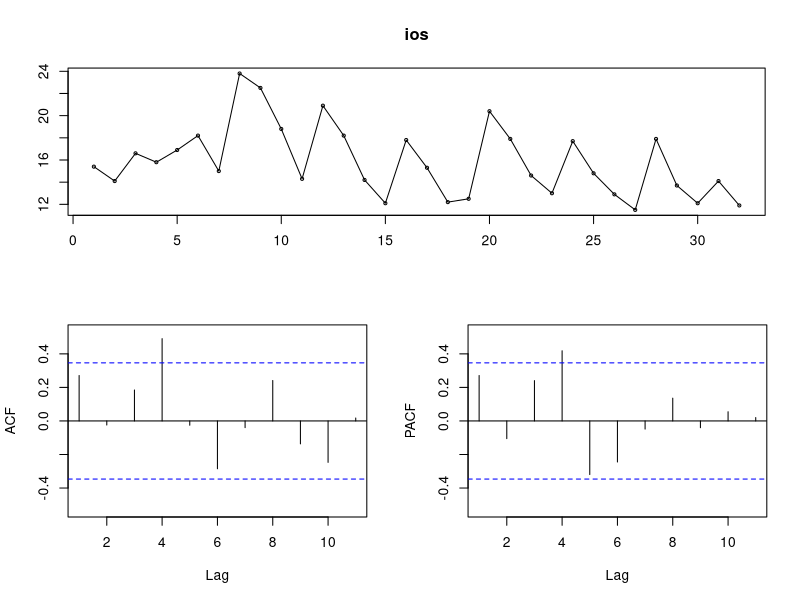
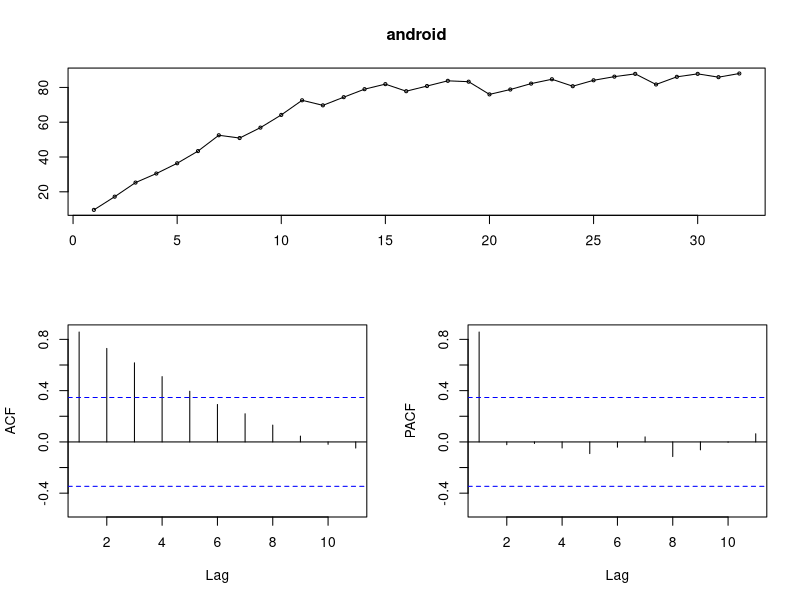
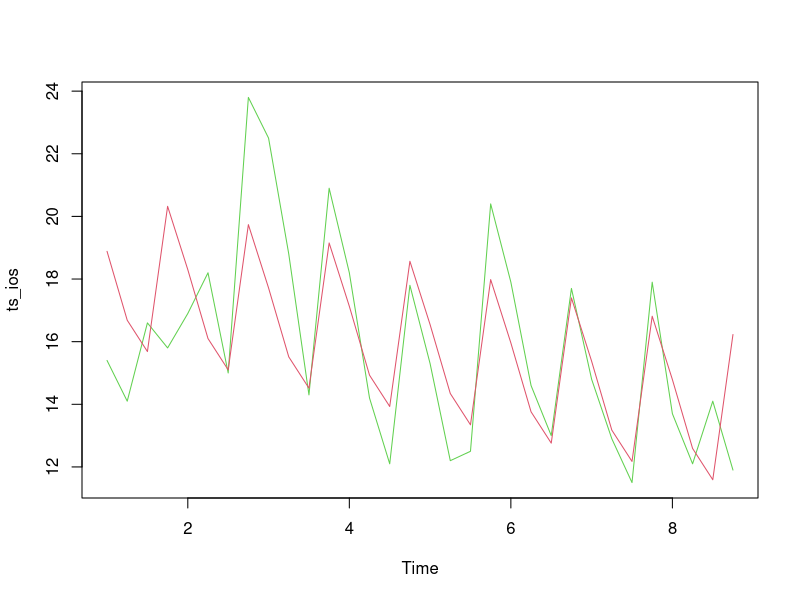
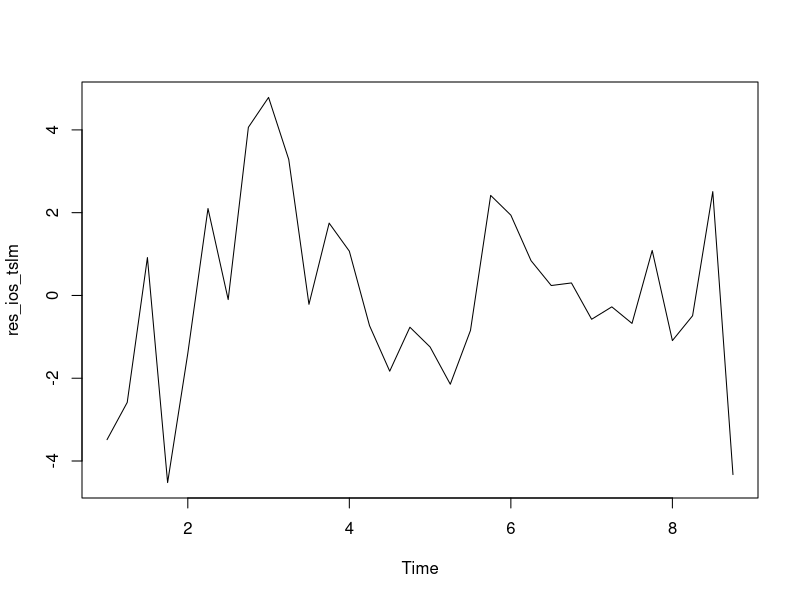
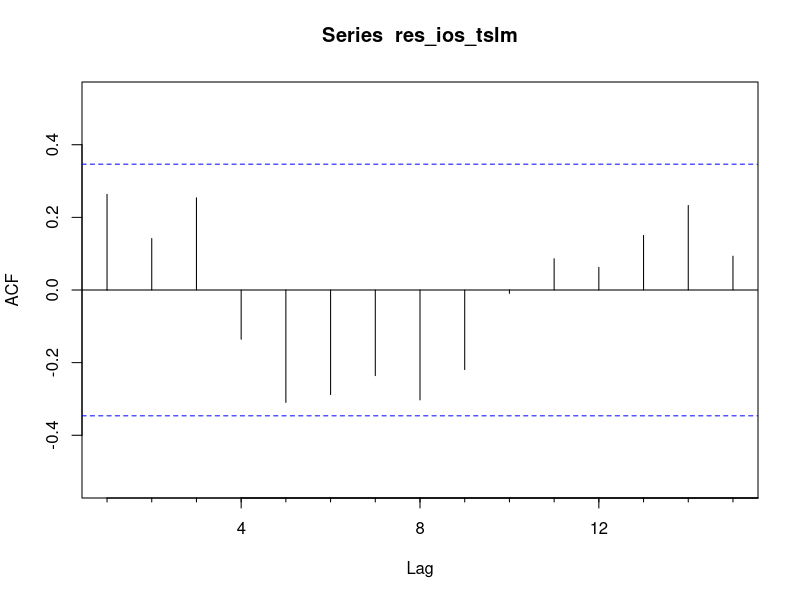
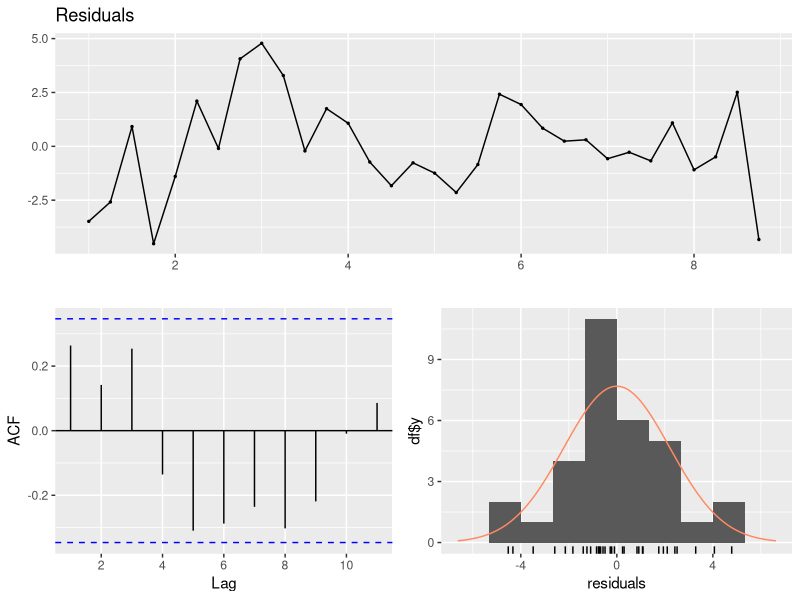
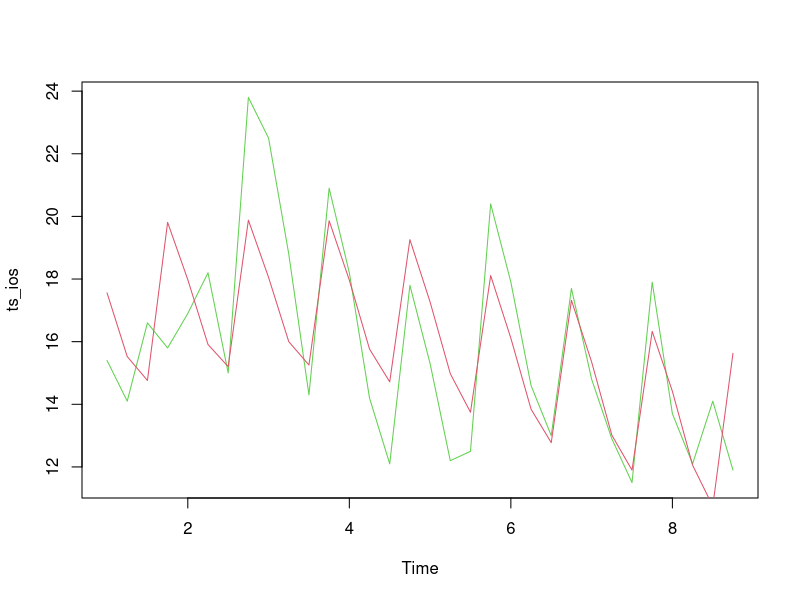
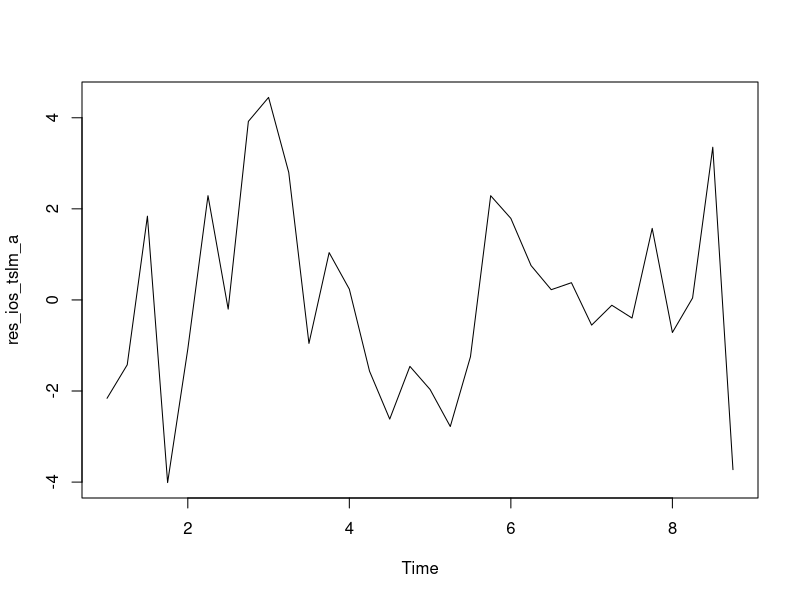

Here is the R script that generated these plots, in order:
## ---- chunk 1
knitr::opts_chunk$set(echo = TRUE)
## ---- chunk 2
# All the libraries
library("readxl")
library(forecast)
library(splines)
library(gam)
## ---- chunk 3
data <- read_excel("OS.xlsx")
data
summary(data)
## ---- chunk 4
ios = data$iOS
ts_ios = ts(ios, frequency=4)
android = data$Android
ts_android = ts(android, frequency=4)
## ---- chunk 5
tsdisplay(ios)
tsdisplay(android)
## ---- chunk 6
ios_tslm = tslm(ts_ios~ trend+season)
summary(ios_tslm)
fit_ios_tslm<- fitted(ios_tslm)
plot(ts_ios, col=3)
lines(fit_ios_tslm, col=2)
## ---- chunk 7
res_ios_tslm<- residuals(ios_tslm)
plot(res_ios_tslm)
Acf(res_ios_tslm)
checkresiduals(res_ios_tslm)
## ---- chunk 8
ios_tslm_a = tslm(ts_ios~ trend+season+ts_android)
summary(ios_tslm_a)
fit_ios_tslm_a<- fitted(ios_tslm_a)
plot(ts_ios, col=3)
lines(fit_ios_tslm_a, col=2)
## ---- chunk 9
res_ios_tslm_a<- residuals(ios_tslm_a)
plot(res_ios_tslm_a)
Acf(res_ios_tslm_a)
checkresiduals(res_ios_tslm_a)
## ---- chunk 10
arima_ios<- Arima(ios, order = c(0,1,0), seasonal = list(order=c(1,1,1), period=4))
arima_ios

plot(fitted(arima_ios), col=2)
lines(ios, col=3)
## ---- chunk 11
res_arima_ios<- residuals(arima_ios)
tsdisplay(res_arima_ios)
checkresiduals(res_arima_ios)
## ---- chunk 12
gam_ios <- gam(ios~s(android),arg=c("df=2","df=3","df=4"))

plot(ios, col=3, type="l")
lines(fitted(gam_ios), col=2)
## ---- chunk 13
tsdisplay(residuals(gam_ios))
